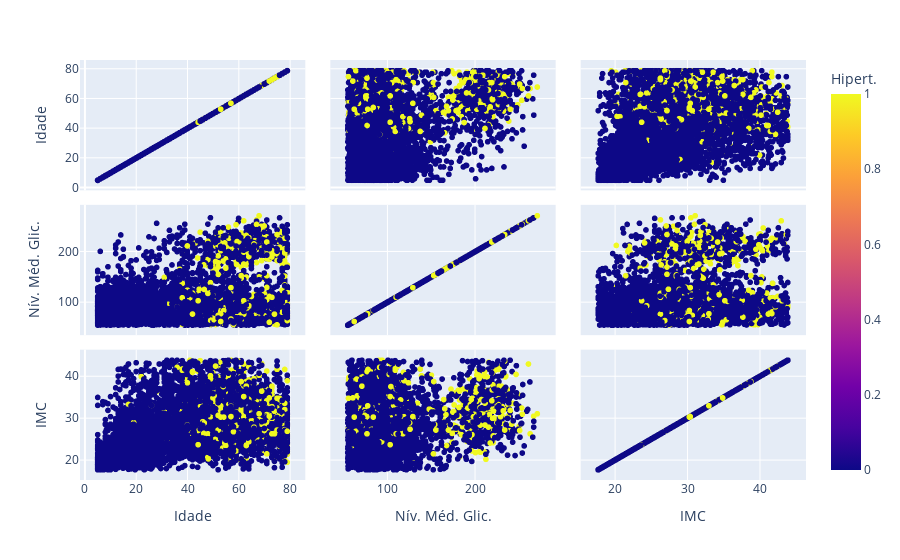

Write notebook code for a chart like this one.
### Code cell
# [2. Extração e análise exploratória de dados - Análise exploratória]

graph = px.scatter_matrix(
    stroke_df, 
    dimensions=['age', 'avg_glucose_level', 'bmi'], 
    color='hypertension',
    labels={
        'age': 'Idade',
        'avg_glucose_level': 'Nív. Méd. Glic.',
        'bmi': 'IMC',
        'hypertension': 'Hipert.'
    }
)

graph.show()

### Figure 1 — Plotly figure (JSON) as saved in the notebook; plotly's stock layout.template omitted (floating-point values rounded to 4 significant figures; data arrays with more than 128 entries replaced by an {"elided": "..."} marker saying what was removed)
{"data": [{"dimensions": [{"axis": {"matches": true}, "label": "Idade", "values": {"elided": "5059 float values"}}, {"axis": {"matches": true}, "label": "Nív. Méd. Glic.", "values": {"elided": "5059 float values"}}, {"axis": {"matches": true}, "label": "IMC", "values": {"elided": "5059 float values"}}], "hovertemplate": "%{xaxis.title.text}=%{x}<br>%{yaxis.title.text}=%{y}<br>Hipert.=%{marker.color}<extra></extra>", "legendgroup": "", "marker": {"color": {"elided": "5059 int values"}, "coloraxis": "coloraxis", "symbol": "circle"}, "name": "", "showlegend": false, "type": "splom"}], "layout": {"coloraxis": {"colorbar": {"title": {"text": "Hipert."}}, "colorscale": [[0, "#0d0887"], [0.1111, "#46039f"], [0.2222, "#7201a8"], [0.3333, "#9c179e"], [0.4444, "#bd3786"], [0.5556, "#d8576b"], [0.6667, "#ed7953"], [0.7778, "#fb9f3a"], [0.8889, "#fdca26"], [1, "#f0f921"]]}, "dragmode": "select", "legend": {"tracegroupgap": 0}, "margin": {"t": 60}}}
